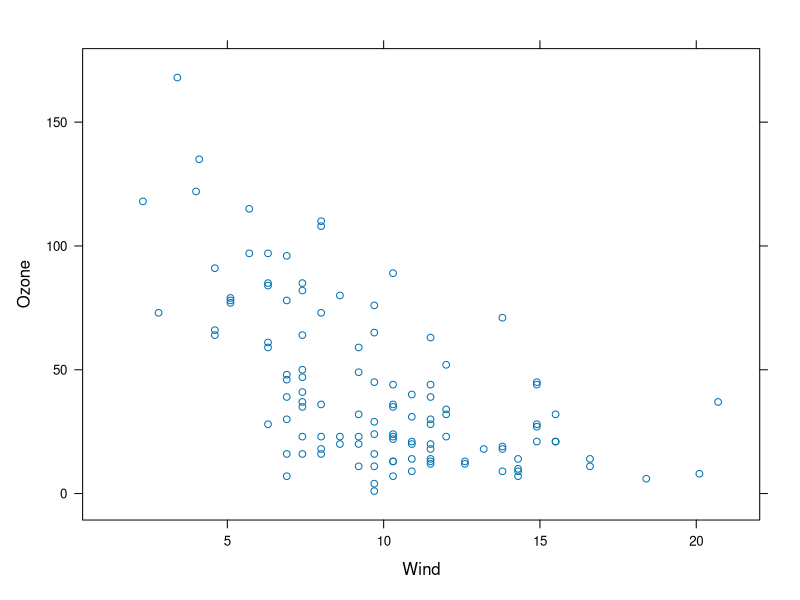
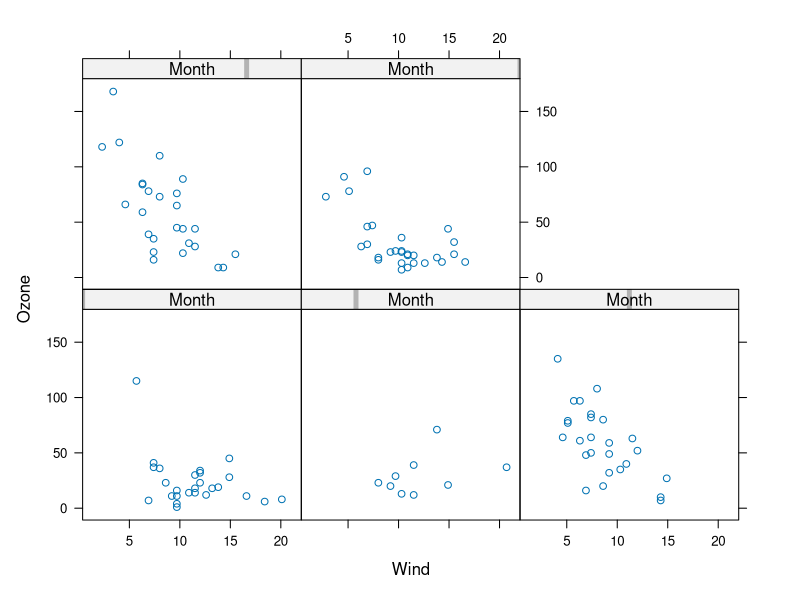
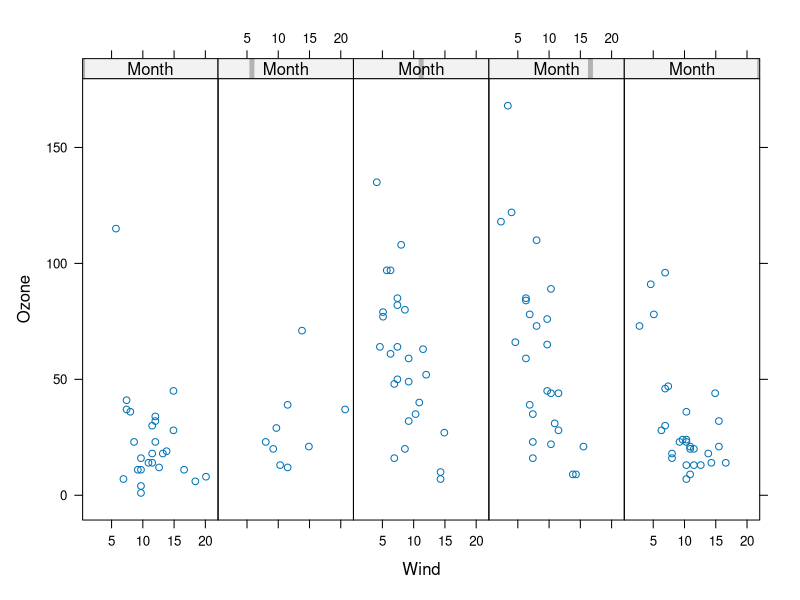
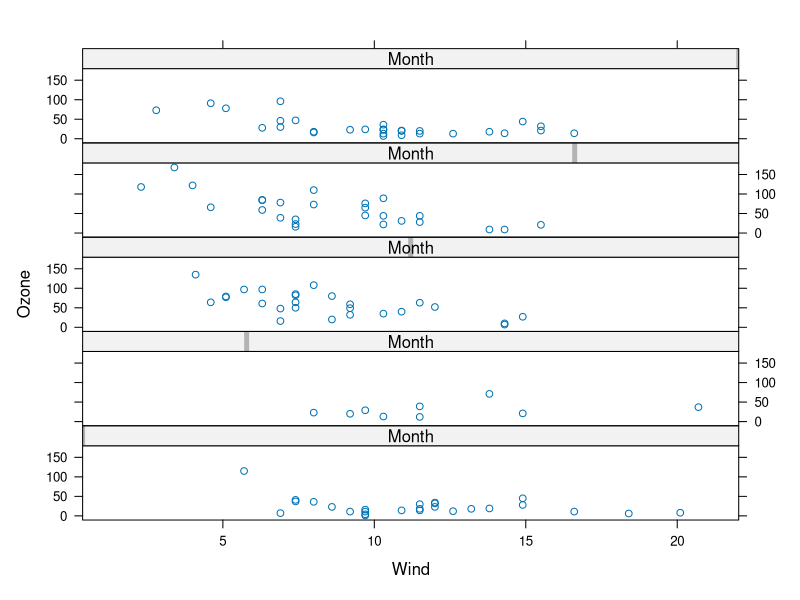
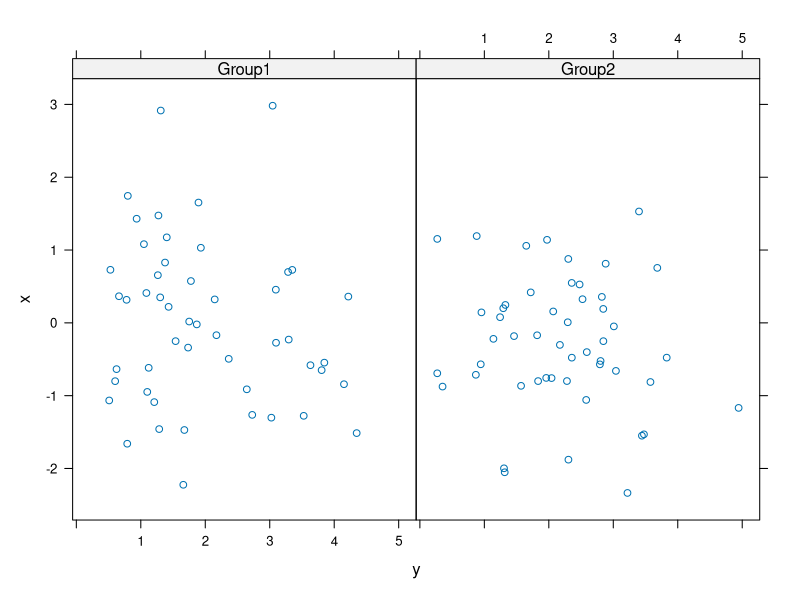
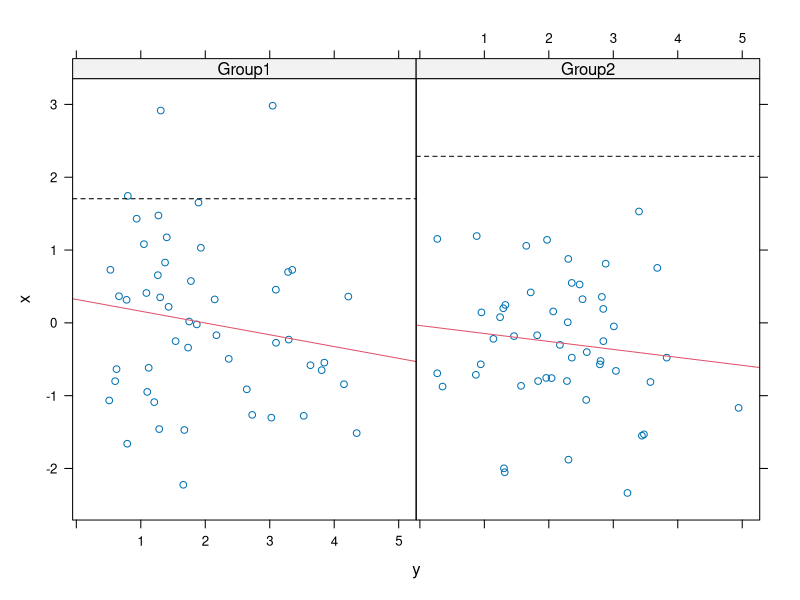

The R source for these figures, in order:
#       3-1, 3-2
#        Lattice Package
# You have to create everything ahead of time
#xyplot(), bwplot(), histogram(), stiplot()
#dotplot(), splom(), levelplot(), coutourplot()
#I think it is good when you have a factor variable (pannel) and two other variables
# to plot.. For example a panel per month with Ozone and Wine each
library(lattice)
library(grid)
library(datasets)
xyplot(Ozone~Wind,data=airquality)
transform(airquality,Month=factor(Month))
xyplot(Ozone~Wind | Month, data=airquality)
xyplot(Ozone~Wind | Month, data=airquality,layout=c(5,1))
# There is an object that can be returned and saved if needed
# Month is a factor that split the graphs to pannels
p<-xyplot(Ozone~Wind | Month, data=airquality,layout=c(1,5))
print(p)
str(p); class(p)
# Now how to customize pannel  
f<-rep(1:0,each=50)
f<-factor(f,labels=c("Group1","Group2"))
x=rnorm(100);y=rnorm(100,mean=2,sd=1)
xyplot(x~y|f)
xyplot(x~y|f, panel=function(x,y,...){
        panel.xyplot(x,y,...)
        panel.abline(h=median(x),lty=2)
        panel.lmline(x,y,col=2)
        
        
})








